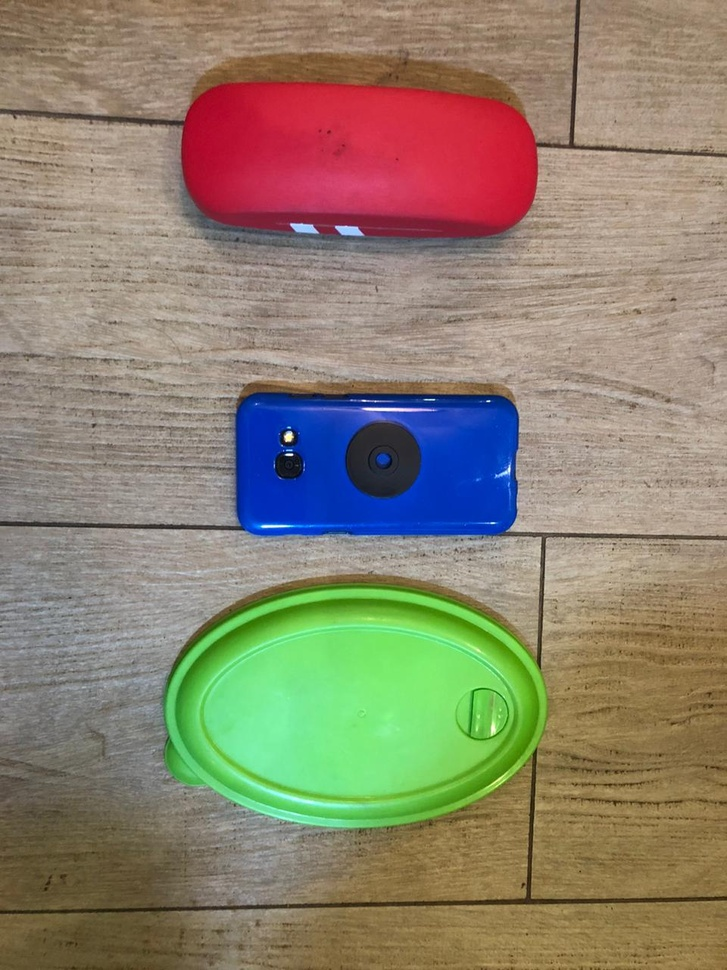
#> input picture rgb.jpeg, 727 x 970 px, shrunk from 960 x 1280 before the run
$ python blue_detection.py
#> lines starting #> are read from the running program, lines starting #| are printed output that depends on the picture
import cv2
import numpy as np
from matplotlib import pyplot as plt

from matplotlib.widgets import Slider

lower_r = 100
lower_g = 100
lower_b = 6

upper_r = 100
upper_g = 100
upper_b = 6

greenLower = (lower_r, lower_g, lower_b)
# greenLower = (29, 86, 6)
# greenUpper = (64, 255, 255)
greenUpper = (upper_r, upper_g, upper_b)

img = cv2.imread('rgb.jpeg')
#> img is the input picture: shape (970, 727, 3); mean B, G, R 109.9, 129.8, 139.3
img = cv2.cvtColor(img, cv2.COLOR_BGR2RGB)
blurred = cv2.GaussianBlur(img, (11, 11), 0)

hsv = cv2.cvtColor(blurred, cv2.COLOR_BGR2HSV)
#> hsv: shape (970, 727, 3); mean H, S, V 93, 92.1, 158.2

# cv.namedWindow('Images')
# fig = plt.figure(1)
# plt.axis('off')

fig, ax_list = plt.subplots(1, 2)
# [4 lines of commented-out code are left out]

ax_list = ax_list.ravel()

ax_list[0].set_title('Original Image')
ax_list[0].imshow(blurred)
ax_list[0].axis('off')

fig.subplots_adjust(bottom=0.2)
plt.tight_layout()

# edges = cv2.Canny(img,minVal,maxVal)


mask = cv2.inRange(hsv, greenLower, greenUpper)
#> mask: shape (970, 727); every value is 0
mask = cv2.erode(mask, None, iterations=2)
mask = cv2.dilate(mask, None, iterations=2)


ax_list[1].set_title('mask')
ax_list[1].imshow(mask)
ax_list[1].axis('off')


# Sliders
axSlider_lower_r = plt.axes([0.1, 0.1, 0.2, 0.03])
slder_lower_r = Slider(
              axSlider_lower_r,
              'lower_r',
              valmin=0,
              valmax=255,
              valinit=lower_r,
              valstep=10,
					    color='red'
              )

axSlider_upper_r = plt.axes([0.6, 0.1, 0.2, 0.03])
slder_upper_r = Slider(
              axSlider_upper_r,
              'upper_r',
              valmin=0,
              valmax=255,
              valinit=upper_r,
              valstep=10,
					    color='red'
              )

axSlider_lower_g = plt.axes([0.1, 0.06, 0.2, 0.03])
slder_lower_g = Slider(	ax=axSlider_lower_g,
					label='lower_g',
					valmin=0,
					valmax=255,
          valinit=lower_g,
					valfmt='%1.2f',
					valstep=10,
					closedmax=True,
					color='green',
        )

axSlider_upper_g = plt.axes([0.6, 0.06, 0.2, 0.03])
slder_upper_g = Slider(	ax=axSlider_upper_g,
					label='upper_g',
					valmin=0,
					valmax=255,
          valinit=upper_g,
					valfmt='%1.2f',
					valstep=10,
					closedmax=True,
					color='green',
        )

axSlider_lower_b = plt.axes([0.1, 0.01, 0.2, 0.03])
slder_lower_b = Slider(	ax=axSlider_lower_b,
					label='lower_b',
					valmin=0,
					valmax=255,
          valinit=lower_b,
					valfmt='%1.2f',
					valstep=10,
					closedmax=True,
					color='blue')

axSlider_upper_b = plt.axes([0.6, 0.01, 0.2, 0.03])
slder_upper_b = Slider(	ax=axSlider_upper_b,
					label='upper_b',
					valmin=0,
					valmax=255,
          valinit=upper_b,
					valfmt='%1.2f',
					valstep=10,
					closedmax=True,
					color='blue')


def update(val):
  lower_r = slder_lower_r.val
  lower_g = slder_lower_g.val
  lower_b = slder_lower_b.val
  upper_r = slder_upper_r.val
  upper_g = slder_upper_g.val
  upper_b = slder_upper_b.val
  # edges = cv2.Canny(img, minVal, maxVal)
  greenLower = (lower_r, lower_g, lower_b)
  greenUpper = (upper_r, upper_g, upper_b)
  mask = cv2.inRange(hsv, greenLower, greenUpper)
  mask = cv2.erode(mask, None, iterations=2)
  mask = cv2.dilate(mask, None, iterations=2)
  ax_list[1].imshow(mask)

slder_lower_r.on_changed(update)
slder_lower_g.on_changed(update)
slder_lower_b.on_changed(update)


slder_upper_r.on_changed(update)
slder_upper_g.on_changed(update)
slder_upper_b.on_changed(update)


plt.show()
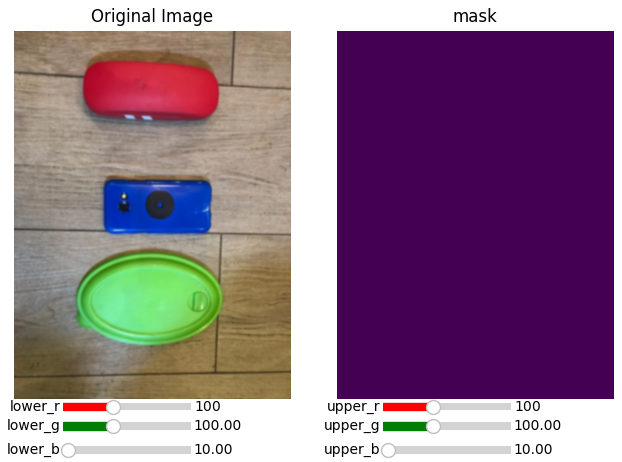
#> figure drawn by matplotlib, 8 panels
